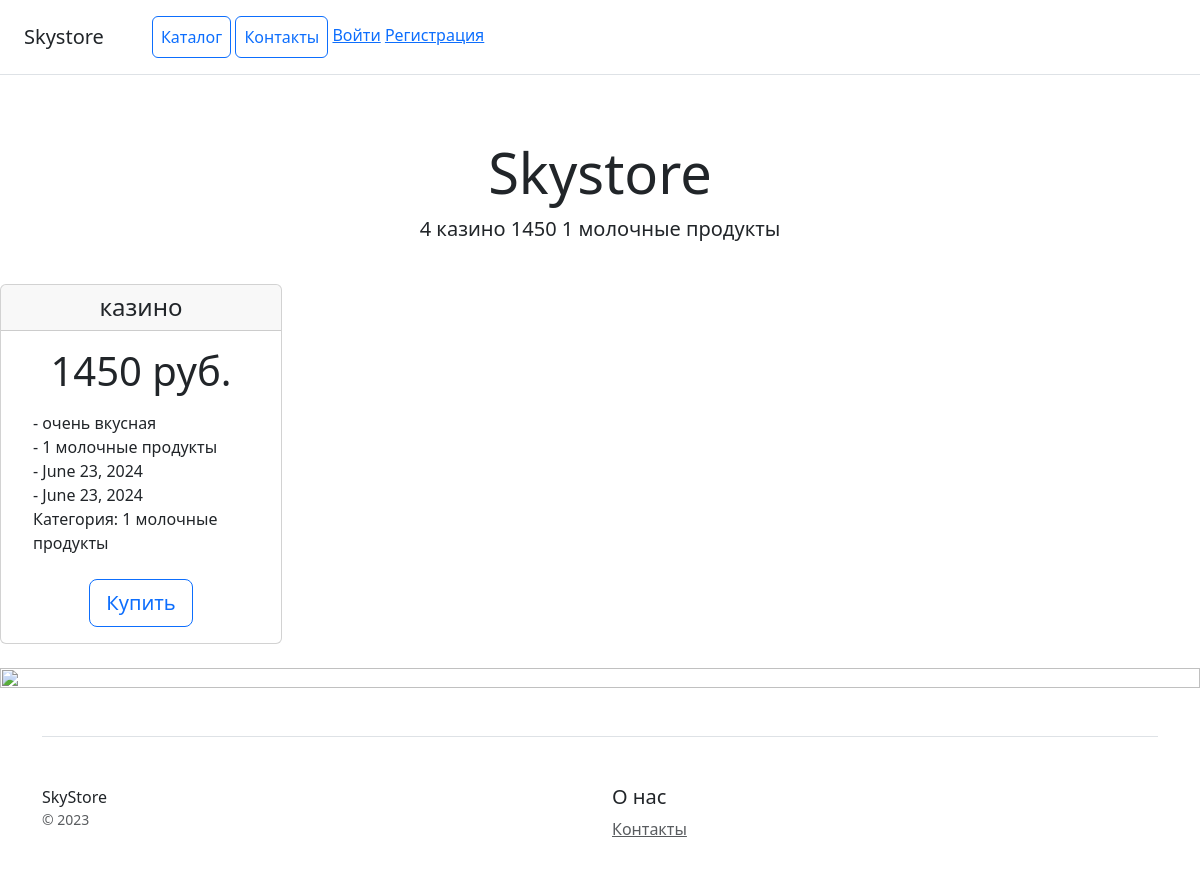
/detail/4/, run on the app's committed database.
### catalog/models.py (models this page shows)
class Product(models.Model):
    name_product = models.CharField(max_length=20, verbose_name='имя')
    description = models.CharField(max_length=150, verbose_name='описание', **NULLABLE)
    preview = models.ImageField(upload_to='product/', verbose_name='изображение', **NULLABLE)
    category = models.ForeignKey('Category', on_delete=models.SET_NULL, **NULLABLE)
    price = models.IntegerField(verbose_name='цена', **NULLABLE)
    made = models.DateField(verbose_name='изготовлено', auto_now_add=True)
    change = models.DateField(verbose_name='изменено', auto_now=True)
    owner = models.ForeignKey(User, verbose_name='Владелец', blank=True, null=True, on_delete=models.SET_NULL)
    def __str__(self):
        return f'{self.pk} {self.name_product} {self.price} {self.category}'
    class Meta:
        verbose_name = 'продукт'
        verbose_name_plural = 'продукты'

class Category(models.Model):
    name_category = models.CharField(max_length=20, verbose_name='имя')
    description = models.CharField(max_length=150, verbose_name='описание')
    def __str__(self):
        return f'{self.pk} {self.name_category}'
    class Meta:
        verbose_name = 'категория'
        verbose_name_plural = 'категории'

### catalog/views.py (the view)
# urls.py: path('detail/<int:pk>/', ProductDetailView.as_view(), name='product_detail'),
class ProductDetailView(generic.DetailView):
    model = Product
    template_name = 'catalog/product_detail.html'
    def get_context_data(self, **kwargs):
        context_data = super().get_context_data(**kwargs)
        context_data['title'] = context_data['object']
        return context_data

### catalog/templates/Catalog/product_detail.html
{% extends 'base.html' %}
{% block content %}
  <div class="row text-center">
        <div class="col-3">
            <div class="card mb-4 box-shadow">
                <div class="card-header">
                    <h4 class="my-0 font-weight-normal">{{ object.name_product }}</h4>
                </div>
                <div class="card-body">
                    <h1 class="card-title pricing-card-title">{{ object.price }} руб.</h1>
                    <ul class="list-unstyled mt-3 mb-4 text-start m-3">
                        <li>- {{ object.description }}</li>
                        <li>- {{ object.category }}</li>
                        <li>- {{ object.made }}</li>
                        <li>- {{ object.change }}</li>
                        <p class="card-text">Категория: {{ object.category }}</p>
                    </ul>
                    <button type="button" class="btn btn-lg btn-block btn-outline-primary">Купить</button>
                </div>
            </div>
        </div>
      <img src="/media/{{ object.preview }}" />
  </div>
{% endblock %}

### catalog/templates/includes/header.html
<div class="d-flex flex-column flex-md-row align-items-center p-3 px-md-4 mb-3 bg-white border-bottom box-shadow">
    <h5 class="my-0 mr-md-auto font-weight-normal">Skystore</h5>
    <nav class="ms-5">
        <a class="p-2 btn btn-outline-primary" href="{% url 'catalog:product_list' %}">Каталог</a>
        <a class="p-2 btn btn-outline-primary" href="{% url 'catalog:contacts' %}">Контакты</a>
        {% if user.is_authenticated %}
            <a class="p-2btn btn-outline-primary" href="{% url 'users:profile' %}">Профиль</a>
            <a class="p-2btn btn-outline-primary" href="{% url 'users:logout' %}">Выйти</a>
        {% else %}
            <a class="p-2btn btn-outline-primary" href="{% url 'users:login' %}">Войти</a>
            <a class="p-2btn btn-outline-primary" href="{% url 'users:register' %}">Регистрация</a>
        {% endif %}
    </nav>
</div>
<div class="pricing-header px-3 py-3 pt-md-5 pb-md-4 mx-auto text-center">
    <h1 class="display-4">Skystore</h1>
    <p class="lead">{{ title }}</p>
</div>

### data on the page
Product: id+name_product+price "4 казино 1450 1 молочные продукты", name_product "казино", price "1450", description "очень вкусная", category "1 молочные продукты", made "June 23, 2024", change "June 23, 2024"
